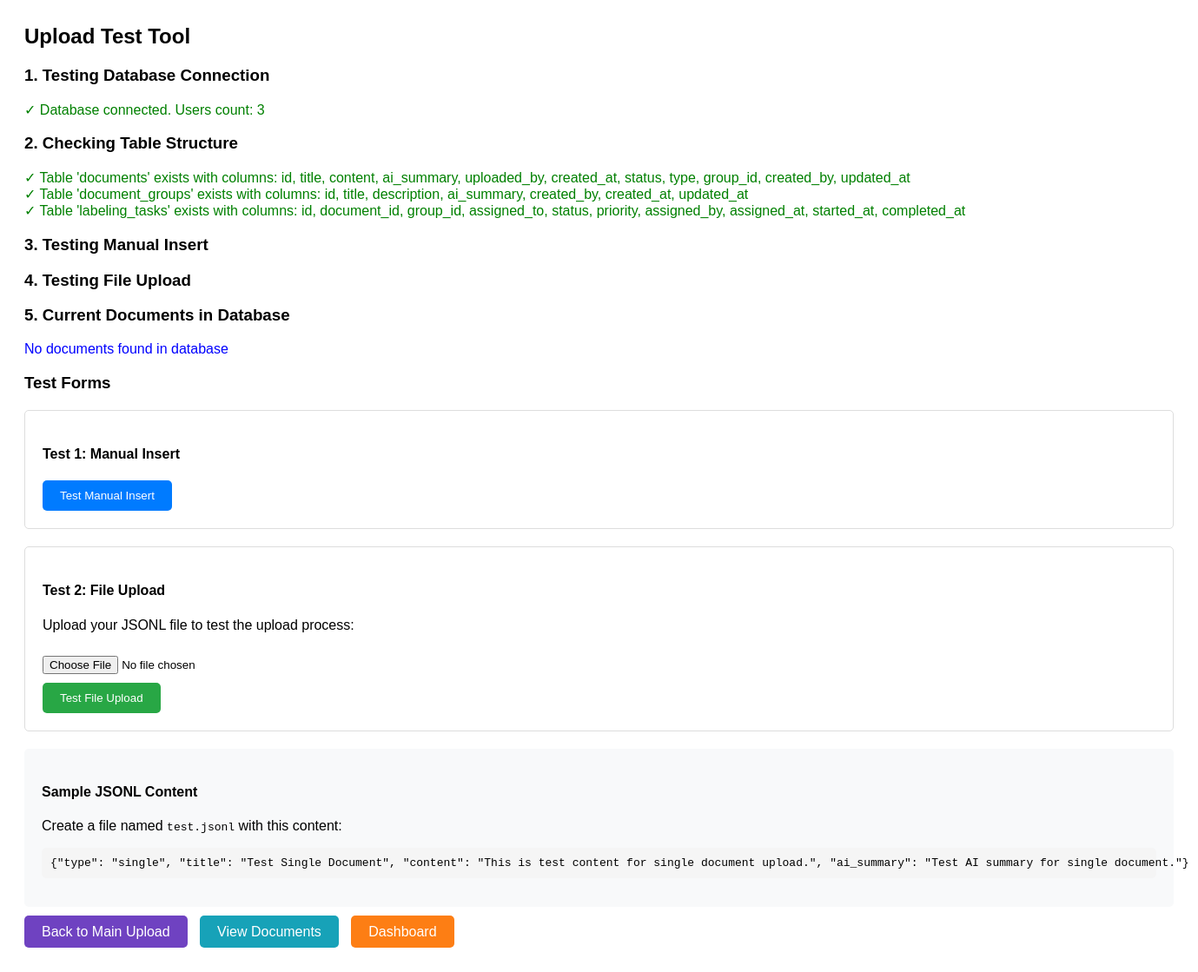
The page /test_upload.php (signed in) on the database as committed earlier.
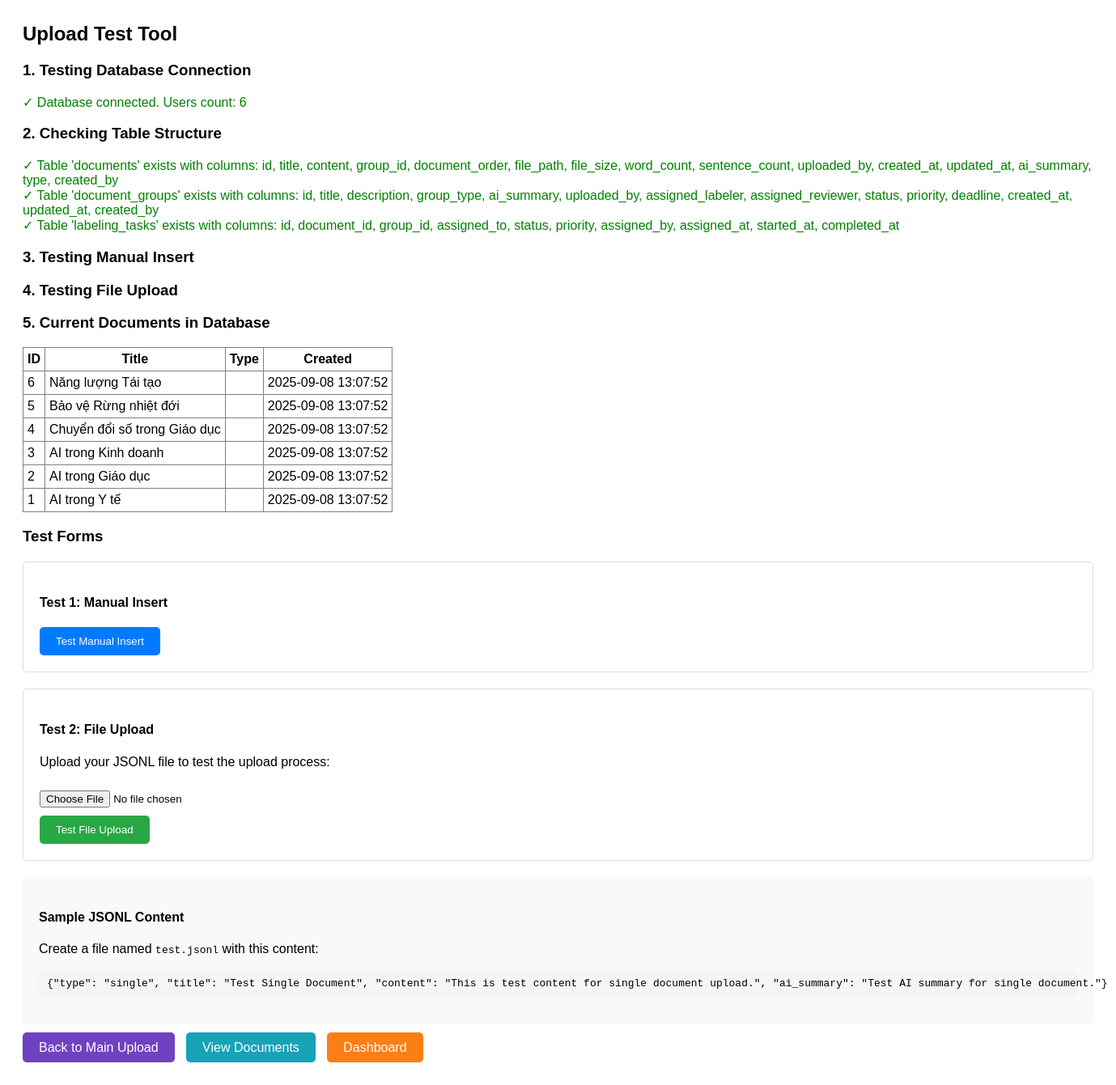
The same page on the database as committed later.
### tables this page shows
CREATE TABLE `documents` (
  `id` int(11) NOT NULL AUTO_INCREMENT,
  `title` varchar(255) NOT NULL,
  `content` longtext NOT NULL,
  `group_id` int(11) DEFAULT NULL,
  `document_order` int(11) NOT NULL DEFAULT 1,
  `file_path` varchar(500) DEFAULT NULL,
  `file_size` bigint(20) DEFAULT NULL,
  `word_count` int(11) DEFAULT NULL,
  `sentence_count` int(11) DEFAULT NULL,
  `uploaded_by` int(11) DEFAULT NULL,
  `created_at` timestamp NOT NULL DEFAULT CURRENT_TIMESTAMP,
  `updated_at` timestamp NOT NULL DEFAULT CURRENT_TIMESTAMP ON UPDATE CURRENT_TIMESTAMP,
  PRIMARY KEY (`id`),
  KEY `idx_group_id` (`group_id`),
  KEY `idx_uploaded_by` (`uploaded_by`),
  KEY `idx_document_order` (`document_order`),
  KEY `idx_created_at` (`created_at`),
  CONSTRAINT `fk_documents_group` FOREIGN KEY (`group_id`) REFERENCES `document_groups` (`id`) ON DELETE CASCADE,
  CONSTRAINT `fk_documents_uploader` FOREIGN KEY (`uploaded_by`) REFERENCES `users` (`id`) ON DELETE SET NULL
);

### test_upload.php (the view, shortened to what this page needs)
<?php
$database = new Database();
$db = $database->getConnection();
echo "<h2>Upload Test Tool</h2>";
echo "<h3>1. Testing Database Connection</h3>";
try {
    $stmt = $db->prepare("SELECT COUNT(*) FROM users");
    $stmt->execute();
    $count = $stmt->fetchColumn();
    echo "<div class='success'>✓ Database connected. Users count: $count</div>";
} catch (Exception $e) {
    echo "<div class='error'>✗ Database error: " . $e->getMessage() . "</div>";
}
echo "<h3>2. Checking Table Structure</h3>";
$tables = ['documents', 'document_groups', 'labeling_tasks'];
foreach ($tables as $table) {
    try {
        $stmt = $db->prepare("DESCRIBE $table");
        $stmt->execute();
        $columns = $stmt->fetchAll(PDO::FETCH_COLUMN);
        echo "<div class='success'>✓ Table '$table' exists with columns: " . implode(', ', $columns) . "</div>";
    } catch (Exception $e) {
        echo "<div class='error'>✗ Table '$table' error: " . $e->getMessage() . "</div>";
    }
}
echo "<h3>3. Testing Manual Insert</h3>";
echo "<h3>4. Testing File Upload</h3>";
echo "<h3>5. Current Documents in Database</h3>";
try {
    $stmt = $db->prepare("SELECT id, title, type, created_at FROM documents ORDER BY id DESC LIMIT 10");
    $stmt->execute();
    $docs = $stmt->fetchAll(PDO::FETCH_ASSOC);
    if (!empty($docs)) {
        echo "<table border='1' cellpadding='5' style='border-collapse: collapse;'>";
        echo "<tr><th>ID</th><th>Title</th><th>Type</th><th>Created</th></tr>";
        foreach ($docs as $doc) {
            echo "<tr>";
            echo "<td>{$doc['id']}</td>";
            echo "<td>" . htmlspecialchars($doc['title']) . "</td>";
            echo "<td>{$doc['type']}</td>";
            echo "<td>{$doc['created_at']}</td>";
            echo "</tr>";
        }
        echo "</table>";
    } else {
        echo "<div class='info'>No documents found in database</div>";
    }
} catch (Exception $e) {
    echo "<div class='error'>✗ Error fetching documents: " . $e->getMessage() . "</div>";
}
?>
<h3>Test Forms</h3>
<form method="POST" style="margin: 20px 0; padding: 20px; border: 1px solid #ddd; border-radius: 5px;">
    <h4>Test 1: Manual Insert</h4>
    <button type="submit" name="test_insert" style="background: #007bff; color: white; padding: 10px 20px; border: none; border-radius: 5px;">Test Manual Insert</button>
</form>
<form method="POST" enctype="multipart/form-data" style="margin: 20px 0; padding: 20px; border: 1px solid #ddd; border-radius: 5px;">
    <h4>Test 2: File Upload</h4>
    <p>Upload your JSONL file to test the upload process:</p>
    <input type="file" name="test_file" accept=".jsonl,.json,.txt" required style="margin: 10px 0;">
    <br>
    <button type="submit" style="background: #28a745; color: white; padding: 10px 20px; border: none; border-radius: 5px;">Test File Upload</button>
</form>
<div style="margin: 20px 0; padding: 20px; background: #f8f9fa; border-radius: 5px;">
    <h4>Sample JSONL Content</h4>
    <p>Create a file named <code>test.jsonl</code> with this content:</p>
    <pre>{"type": "single", "title": "Test Single Document", "content": "This is test content for single document upload.", "ai_summary": "Test AI summary for single document."}</pre>
</div>
<div style="margin: 20px 0;">
    <a href="admin/upload.php" style="background: #6f42c1; color: white; padding: 10px 20px; text-decoration: none; border-radius: 5px;">Back to Main Upload</a>
    <a href="admin/documents.php" style="background: #17a2b8; color: white; padding: 10px 20px; text-decoration: none; border-radius: 5px; margin-left: 10px;">View Documents</a>
    <a href="admin/dashboard.php" style="background: #fd7e14; color: white; padding: 10px 20px; text-decoration: none; border-radius: 5px; margin-left: 10px;">Dashboard</a>
</div>

Rows that differ between the two databases and show on the page:
added documents: id "6", title "Năng lượng Tái tạo", created_at "2025-09-08 13:07:52"
added documents: id "5", title "Bảo vệ Rừng nhiệt đới", created_at "2025-09-08 13:07:52"
added documents: id "4", title "Chuyển đổi số trong Giáo dục", created_at "2025-09-08 13:07:52"
added documents: id "3", title "AI trong Kinh doanh", created_at "2025-09-08 13:07:52"
added documents: id "2", title "AI trong Giáo dục", created_at "2025-09-08 13:07:52"
added documents: id "1", title "AI trong Y tế", created_at "2025-09-08 13:07:52"
Other text that changed with them:
$count: "3" → "6"
new list line: "✓ Table ' documents ' exists with columns: id, title, content, group_id, document_order, file_path, file_size, word_count, sentence_count, uploaded_by, created_at, updated_at, ai_summary, type, created_by"
new list line: "✓ Table ' document_groups ' exists with columns: id, title, description, group_type, ai_summary, uploaded_by, assigned_labeler, assigned_reviewer, status, priority, deadline, created_at, updated_at, created_by"
text no longer shown: "No documents found in database"
text now shown: "ID Title Type Created"
list line gone: "✓ Table ' documents ' exists with columns: id, title, content, ai_summary, uploaded_by, created_at, status, type, group_id, created_by, updated_at"
list line gone: "✓ Table ' document_groups ' exists with columns: id, title, description, ai_summary, created_by, created_at, updated_at"
